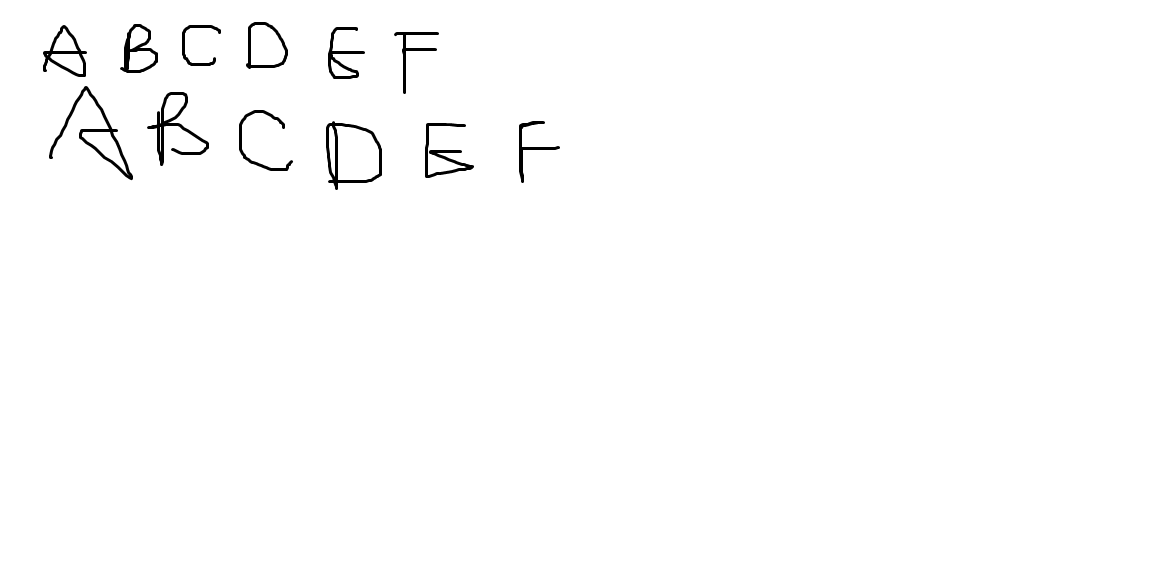
//> input picture _3/_3/tesseract-ocr/myeng.font.exp0.tif, 1160 x 583 px
$ ./main_-_복사본 _3/tesseract-ocr/myeng.font.exp0.tif   (built with g++ and OpenCV 4)
//> lines starting //> are read from the running program, lines starting //| are printed output that depends on the picture; after the words box and inside, x2 and y2 are one past the last pixel; in counts of white or black regions, pixels touching at a corner belong together
#include <iostream>
#include <opencv2/opencv.hpp>
using namespace std;
using namespace cv;
// Function declarations
void drawAxis(Mat&, Point, Point, Scalar, const float);
double getOrientation(const vector<Point> &, Mat&);
void drawAxis(Mat& img, Point p, Point q, Scalar colour, const float scale = 0.2)
{
	double angle;
	double hypotenuse;
	angle = atan2((double)p.y - q.y, (double)p.x - q.x); // angle in radians
	hypotenuse = sqrt((double)(p.y - q.y) * (p.y - q.y) + (p.x - q.x) * (p.x - q.x));
	//    double degrees = angle * 180 / CV_PI; // convert radians to degrees (0-180 range)
	//    cout << "Degrees: " << abs(degrees - 180) << endl; // angle in 0-360 degrees range
	// Here we lengthen the arrow by a factor of scale
	q.x = (int)(p.x - scale * hypotenuse * cos(angle));
	q.y = (int)(p.y - scale * hypotenuse * sin(angle));
	line(img, p, q, colour, 1, CV_AA);
	// create the arrow hooks
	p.x = (int)(q.x + 9 * cos(angle + CV_PI / 4));
	p.y = (int)(q.y + 9 * sin(angle + CV_PI / 4));
	line(img, p, q, colour, 1, CV_AA);
	p.x = (int)(q.x + 9 * cos(angle - CV_PI / 4));
	p.y = (int)(q.y + 9 * sin(angle - CV_PI / 4));
	line(img, p, q, colour, 1, CV_AA);
}
double getOrientation(const vector<Point> &pts, Mat &img)
{
	//Construct a buffer used by the pca analysis
	int sz = static_cast<int>(pts.size());
	Mat data_pts = Mat(sz, 2, CV_64FC1);
	for (int i = 0; i < data_pts.rows; ++i)
	{
		data_pts.at<double>(i, 0) = pts[i].x;
		data_pts.at<double>(i, 1) = pts[i].y;
	}
	//Perform PCA analysis
	PCA pca_analysis(data_pts, Mat(), CV_PCA_DATA_AS_ROW);
	//Store the center of the object
	Point cntr = Point(static_cast<int>(pca_analysis.mean.at<double>(0, 0)),
		static_cast<int>(pca_analysis.mean.at<double>(0, 1)));
	//Store the eigenvalues and eigenvectors
	vector<Point2d> eigen_vecs(2);
	vector<double> eigen_val(2);
	for (int i = 0; i < 2; ++i)
	{
		eigen_vecs[i] = Point2d(pca_analysis.eigenvectors.at<double>(i, 0),
			pca_analysis.eigenvectors.at<double>(i, 1));
		eigen_val[i] = pca_analysis.eigenvalues.at<double>(0, i);
	}
	// Draw the principal components
	circle(img, cntr, 3, Scalar(255, 0, 255), 2);
	Point p1 = cntr - 0.02 * Point(static_cast<int>(eigen_vecs[0].x * eigen_val[0]), static_cast<int>(eigen_vecs[0].y * eigen_val[0]));
	Point p2 = cntr + 0.02 * Point(static_cast<int>(eigen_vecs[1].x * eigen_val[1]), static_cast<int>(eigen_vecs[1].y * eigen_val[1]));
	drawAxis(img, cntr, p1, Scalar(0, 255, 0), 2);
	//drawAxis(img, cntr, p2, Scalar(255, 255, 0), 5);
	double angle = atan2(eigen_vecs[0].y, eigen_vecs[0].x); // orientation in radians
	return angle;
}
int main(int, char** argv)
{
	// Load image
	//    Mat src = imread("pca_test1.jpg");
	Mat src = imread(argv[1]);
//> src is the input picture: 583 rows x 1160 cols, CV_8UC3; min 0, max 255, mean 252.5
	// Check if image is loaded successfully
	if (!src.data || src.empty())
	{
		cout << "Problem loading image!!!" << endl;
		return EXIT_FAILURE;
	}
	imshow("src", src);
	// Convert image to grayscale
	Mat gray;
	cvtColor(src, gray, COLOR_BGR2GRAY);
	// Convert image to binary
	Mat bw;
	threshold(gray, bw, 50, 255, CV_THRESH_BINARY | CV_THRESH_OTSU);
//> bw: 583 rows x 1160 cols, CV_8UC1; 99% white; 12 black regions
	// Find all the contours in the thresholded image
	vector<Vec4i> hierarchy;
	vector<vector<Point> > contours;
	findContours(bw, contours, hierarchy, CV_RETR_LIST, CV_CHAIN_APPROX_NONE);
//> contours = 25 contours, 2 with area under 20; largest, box (x1, y1, x2, y2) and area: (0, 0, 1160, 583) 674538, (325, 120, 383, 191) 3104, (335, 126, 379, 180) 1890, (48, 85, 134, 181) 1774, (245, 21, 289, 70) 1635
	for (size_t i = 0; i < contours.size(); ++i)
	{
		// Calculate the area of each contour
		double area = contourArea(contours[i]);
		// Ignore contours that are too small or too large
		if (area < 1e2 || 1e5 < area) continue;
		// Draw each contour only for visualisation purposes
		drawContours(src, contours, static_cast<int>(i), Scalar(0, 0, 255), 2, 8, hierarchy, 0);
		// Find the orientation of each shape
		getOrientation(contours[i], src);
	}
//> this loop made 25 passes
//> (area, sz in getOrientation, cntr in getOrientation, p1 in getOrientation, p2 in getOrientation, angle in drawAxis, hypotenuse in drawAxis) on passes 1, 3, 5, 6, 7, 8, 10, 11, 13: (627, 114, Point(106, 147), Point(102, 143), Point(105, 148), 0.785, 5.66), (1889.5, 167, Point(354, 153), Point(352, 145), Point(359, 151), 1.33, 8.25), (840.5, 399, Point(442, 151), Point(441, 145), Point(446, 150), 1.41, 6.08), (518.5, 237, Point(529, 145), Point(531, 139), Point(531, 146), 1.89, 6.32), (3104, 214, Point(350, 156), Point(348, 145), Point(359, 154), 1.39, 11.18), (588, 274, Point(260, 141), Point(256, 131), Point(265, 139), 1.19, 10.77), (1428, 370, Point(174, 131), Point(171, 124), Point(178, 129), 1.17, 7.62), (1774, 378, Point(89, 130), Point(79, 119), Point(95, 124), 0.833, 14.87), (368.5, 79, Point(68, 61), Point(66, 60), Point(68, 62), 0.464, 2.24)
//> (area, sz in getOrientation, p1 in getOrientation, p2 in getOrientation, angle in drawAxis, hypotenuse in drawAxis) on passes 4, 9, 12, 19: (180.5, 99, Point(331, 146), Point(331, 150), 1.57, 4), (333, 68, Point(173, 103), Point(172, 105), 2.03, 2.24), (156.5, 61, Point(339, 68), Point(340, 69), 0.785, 1.41), (240.5, 55, Point(138, 36), Point(137, 37), 2.36, 1.41)
//> pass 3, in getOrientation (call 2), `drawAxis(img, cntr, p1, Scalar(0, 255, 0), 2);`:
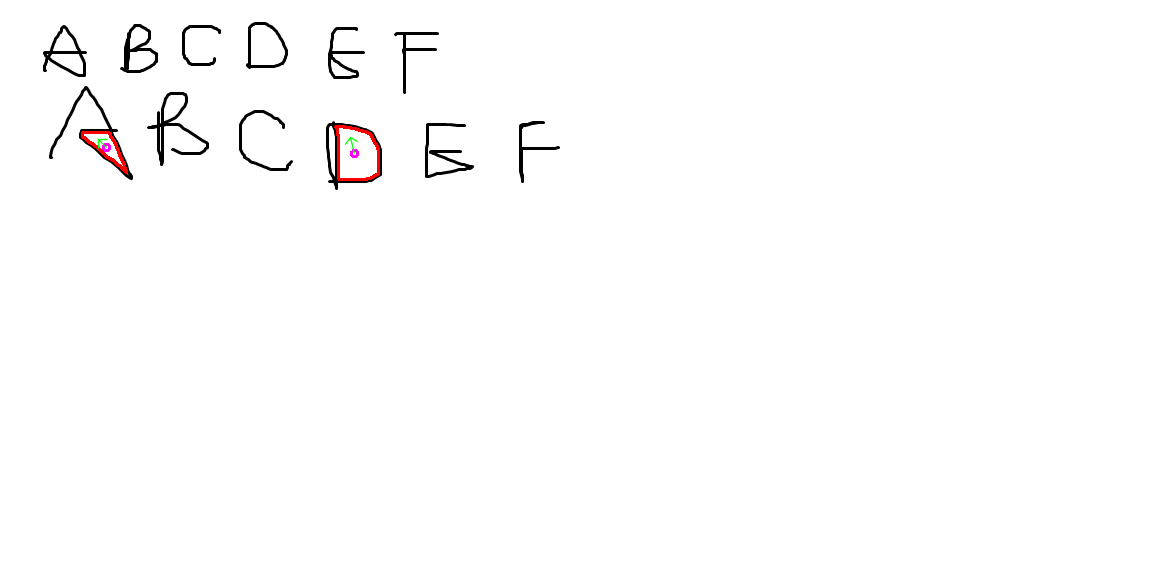
//> img: 583 rows x 1160 cols, CV_8UC3; mean B, G, R 252.2, 252.2, 252.6
//> after the loop:
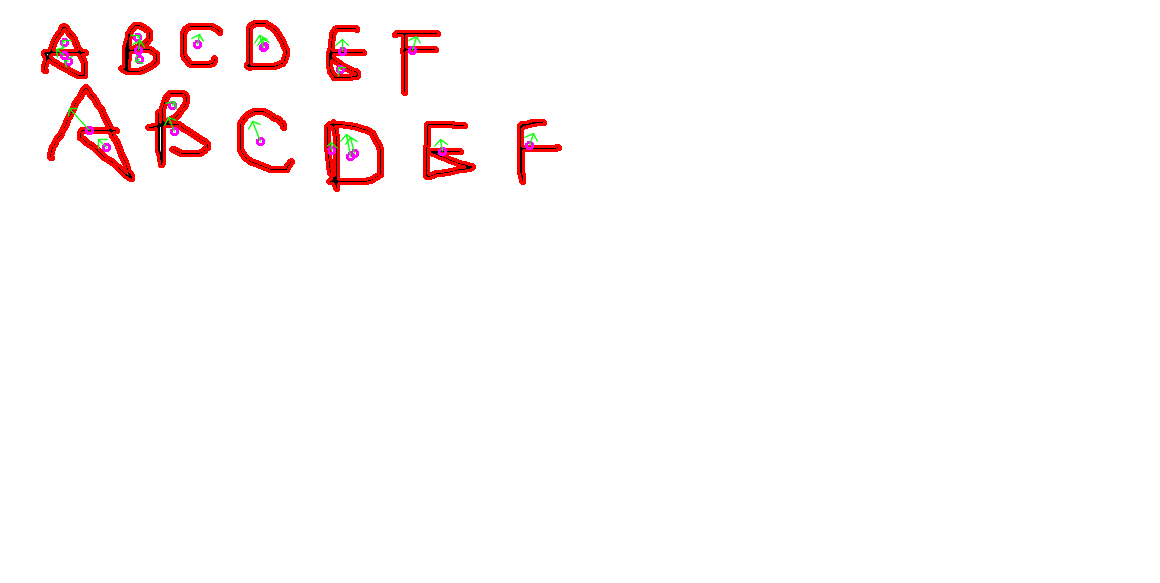
//> src: 583 rows x 1160 cols, CV_8UC3; 2.3% of pixels changed, all inside (x1, y1, x2, y2) = (41, 20, 562, 192)
	imshow("output", src);
	waitKey(0);
	return 0;
}
